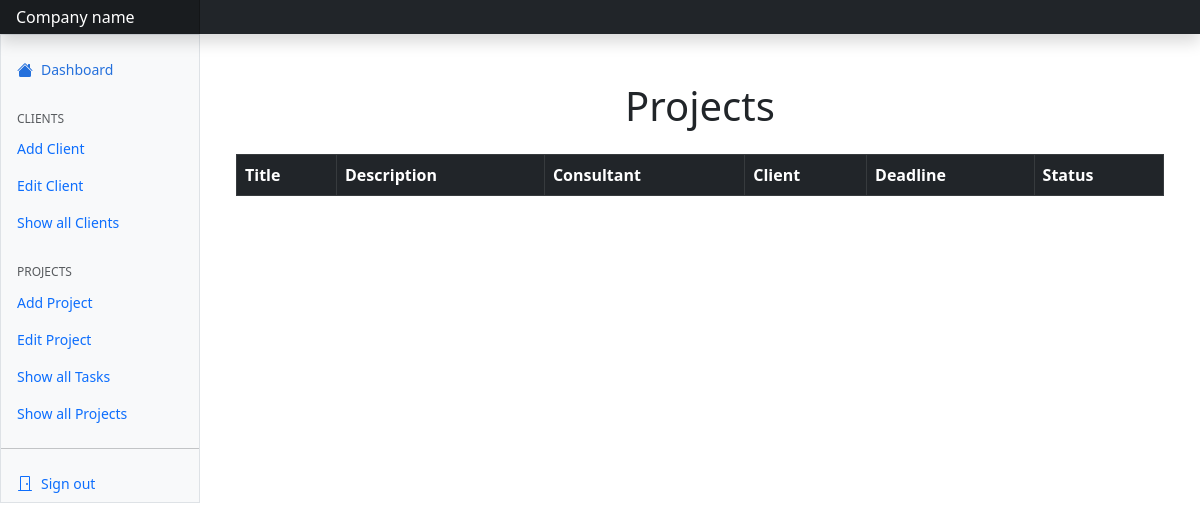
Page /projects on the earlier database version.
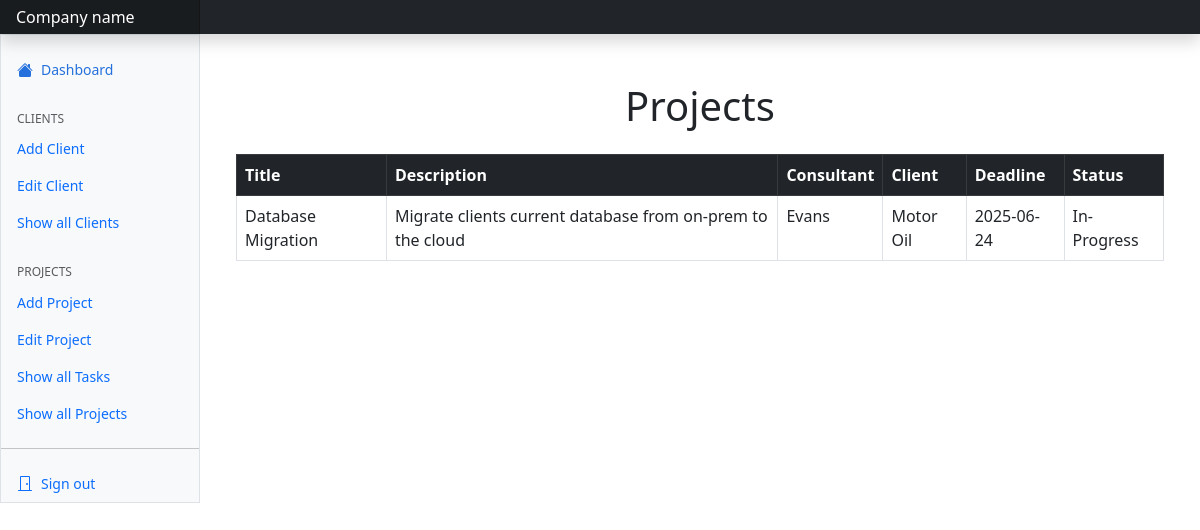
Same page on the later database version.
### tables this page shows
CREATE TABLE "projects" (
	"id"	INTEGER,
	"Title"	TEXT,
	"Description"	TEXT,
	"Consultant"	TEXT,
	"Client"	TEXT,
	"Deadline"	TEXT,
	"Status"	TEXT,
	PRIMARY KEY("id" AUTOINCREMENT)
);

### server.py (the view)
@app.route('/projects')
def projects():
    conn = sqlite3.connect("data.db")
    cursor = conn.cursor()
    projects_list = cursor.execute("SELECT * FROM projects")
    return render_template('projects.html', projects=projects_list)

### templates/projects.html (shortened to what this page needs)
{% extends "dashboard.html" %}
{%block content %}
<link href="https://cdn.jsdelivr.net/npm/bootstrap@5.3.0/dist/css/bootstrap.min.css" rel="stylesheet">
<div class="container mt-5">
    <h1 class="text-center mb-4">Projects</h1>
    <table class="table table-bordered table-hover">
      <thead class="table-dark">
        <tr>
          <th>Title</th>
          <th>Description</th>
          <th>Consultant</th>
          <th>Client</th>
          <th>Deadline</th>
          <th>Status</th>
        </tr>
      </thead>
      <tbody>
        {% for row in projects %}
        <tr>
          <td>{{ row[1] }}</td>
          <td>{{ row[2] }}</td>
          <td>{{ row[3] }}</td>
          <td>{{ row[4] }}</td>
          <td>{{ row[5] }}</td>
          <td>{{ row[6] }}</td>
        </tr>
        {% endfor %}
      </tbody>
    </table>
  </div>
{% endblock %}

### templates/dashboard.html (shortened to what this page needs)
<!doctype html>
<html lang="en" data-bs-theme="auto">
  <head>
    <link href="https://cdn.jsdelivr.net/npm/bootstrap@5.3.3/dist/css/bootstrap.min.css" rel="stylesheet">
    <link rel="stylesheet" href="https://cdn.jsdelivr.net/npm/@docsearch/css@3">
    <link href="https://cdn.jsdelivr.net/npm/bootstrap-icons@1.10.5/font/bootstrap-icons.min.css" rel="stylesheet">
    <link href="/static/dashboard.css" rel="stylesheet">
  </head>
  <body>
<header class="navbar sticky-top bg-dark flex-md-nowrap p-0 shadow" data-bs-theme="dark">
  <a class="navbar-brand col-md-3 col-lg-2 me-0 px-3 fs-6 text-white">Company name</a>
</header>
<div class="container-fluid">
  <div class="row">
    <div class="sidebar border border-right col-md-3 col-lg-2 p-0 bg-body-tertiary">
      <div class="offcanvas-md offcanvas-end bg-body-tertiary" tabindex="-1" id="sidebarMenu" aria-labelledby="sidebarMenuLabel">
        <div class="offcanvas-body d-md-flex flex-column p-0 pt-lg-3 overflow-y-auto">
          <ul class="nav flex-column">
            <li class="nav-item">
              <a class="nav-link d-flex align-items-center gap-2 active" aria-current="page" href="dashboard">
                <svg class="bi"><use xlink:href="#house-fill"/></svg>
                Dashboard
              </a>
            </li>
            <h6 class="sidebar-heading d-flex justify-content-between align-items-center px-3 mt-4 mb-1 text-body-secondary text-uppercase">
              <span>Clients</span>
            </h6>
            <li class="nav-item">
              <a class="nav-link d-flex align-items-center gap-2" href="add_client">
                Add Client
              </a>
            </li>
            <li class="nav-item">
              <a class="nav-link d-flex align-items-center gap-2" href="edit_client">
                Edit Client
              </a>
            </li>
            <li class="nav-item">
              <a class="nav-link d-flex align-items-center gap-2" href="clients">
                Show all Clients
              </a>
            </li>
            <h6 class="sidebar-heading d-flex justify-content-between align-items-center px-3 mt-4 mb-1 text-body-secondary text-uppercase">
              <span>Projects</span>
            </h6>
            <li class="nav-item">
              <a class="nav-link d-flex align-items-center gap-2" href="add_project">
                Add Project
              </a>
            </li>
            <li class="nav-item">
              <a class="nav-link d-flex align-items-center gap-2" href="edit_project">
                Edit Project
              </a>
            </li>
            <li class="nav-item">
              <a class="nav-link d-flex align-items-center gap-2" href="#">
                Show all Tasks
              </a>
            </li>
            <li class="nav-item">
              <a class="nav-link d-flex align-items-center gap-2" href="projects">
                Show all Projects
              </a>
            </li>
          </ul>
          <hr class="my-3">
          <ul class="nav flex-column mb-auto">
            <li class="nav-item">
              <a class="nav-link d-flex align-items-center gap-2" href="login">
                <svg class="bi"><use xlink:href="#door-closed"/></svg>
                Sign out
              </a>
            </li>
          </ul>
        </div>
      </div>
    </div>
    <main class="col-md-9 ms-sm-auto col-lg-10 px-md-4">
      {% block content %}{% endblock %}
    </main>
  </div>
</div>
    </body>
</html>

### static/dashboard.css (style rules this page uses)
.bi { display: inline-block; width: 1rem; height: 1rem; }
.sidebar .nav-link { font-size: .875rem; font-weight: 500; }
.sidebar .nav-link.active { color: #2470dc; }
.sidebar-heading { font-size: .75rem; }
.navbar-brand { padding-top: .75rem; padding-bottom: .75rem; background-color: rgba(0, 0, 0, .25); box-shadow: inset -1px 0 0 rgba(0, 0, 0, .25); }

### templates/dashboard.html (style rules this page uses)
.bi { vertical-align: -.125em; fill: currentColor; }

Differences in the rows shown:
added projects: Title "Database Migration", Description "Migrate clients current database from on-prem to the cloud", Consultant "Evans", Client "Motor Oil", Deadline "2025-06-24", Status "In-Progress"
